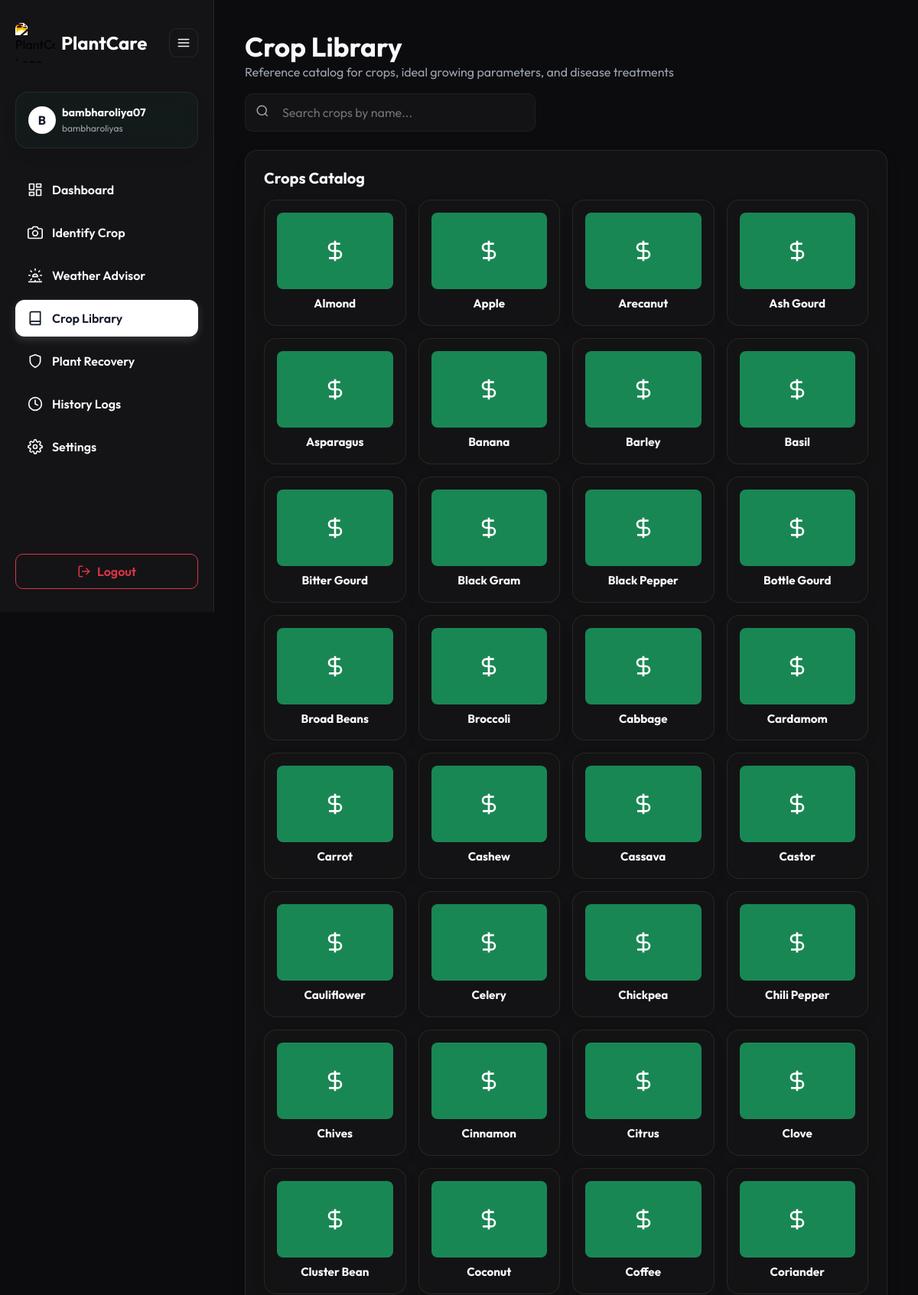
The app's page /library/ (signed in, upper part) with its own data.
### accounts/models.py (models this page shows, shortened)
class User(AbstractUser):
    LANGUAGE_CHOICES = [
        ('en', 'English'),
        ('hi', 'Hindi'),
        ('gu', 'Gujarati'),
    ]
    THEME_CHOICES = [
        ('light', 'Light'),
        ('dark', 'Dark'),
    ]
    phone_number = models.CharField(max_length=15, null=True, blank=True)
    profile_image = models.ImageField(upload_to='profiles/', null=True, blank=True)
    location_city = models.CharField(max_length=100, null=True, blank=True)
    latitude = models.FloatField(null=True, blank=True)
    longitude = models.FloatField(null=True, blank=True)
    farm_name = models.CharField(max_length=150, null=True, blank=True)
    farm_size_acres = models.FloatField(null=True, blank=True)
    preferred_language = models.CharField(
        max_length=2,
        choices=LANGUAGE_CHOICES,
        default='en'
    )
    theme_preference = models.CharField(
        max_length=5,
        choices=THEME_CHOICES,
        default='light'
    )
    created_at = models.DateTimeField(auto_now_add=True)
    updated_at = models.DateTimeField(auto_now=True)

### library/models.py (models this page shows, shortened)
class Crop(models.Model):
    name = models.CharField(max_length=100, unique=True)
    scientific_name = models.CharField(max_length=150)
    description = models.TextField()
    description_en = models.TextField(blank=True, null=True)
    description_hi = models.TextField(blank=True, null=True)
    description_gu = models.TextField(blank=True, null=True)
    image = models.ImageField(upload_to='crops/')
    ideal_temp_min_c = models.FloatField()
    ideal_temp_max_c = models.FloatField()
    ideal_humidity_min = models.FloatField()
    ideal_humidity_max = models.FloatField()
    soil_type = models.CharField(max_length=200, default='Loamy Soil')
    soil_type_en = models.CharField(max_length=200, blank=True, null=True)
    soil_type_hi = models.CharField(max_length=200, blank=True, null=True)
    soil_type_gu = models.CharField(max_length=200, blank=True, null=True)

### plantcare/views.py (the view, shortened to what this page needs)
# urls.py: path('library/', crop_library_view, name='crop_library'),
@login_required
def crop_library_view(request):
    search_query = request.GET.get('q', '').strip()
    disease_query = request.GET.get('disease_q', '').strip()
    selected_crop = None
    crop_id = request.GET.get('crop_id')
    error_msg = ""
    from accounts.models import APILimitTracker, SearchHistory
    from library.models import Crop, Disease, Fertilizer
    if search_query:
        SearchHistory.objects.create(
            user=request.user,
            query_type='crop',
            query_text=search_query
        )
    if disease_query:
        SearchHistory.objects.create(
            user=request.user,
            query_type='disease',
            query_text=disease_query
        )
    if crop_id:
        selected_crop = get_object_or_404(Crop, pk=crop_id)
    crops = Crop.objects.all().order_by('name')
    disease_results = []
    from plantcare.utils import get_localized_crop_name
    lang = getattr(request.user, 'preferred_language', 'en')
    for crop in crops:
        crop.localized_name = get_localized_crop_name(crop.name, lang)
    if selected_crop:
        selected_crop.localized_name = get_localized_crop_name(selected_crop.name, lang)
    context = {
        'crops': crops,
        'search_query': search_query,
        'disease_query': disease_query,
        'disease_results': disease_results,
        'selected_crop': selected_crop,
        'error_msg': error_msg,
    }
    return render(request, 'crop_library.html', context)

### plantcare/utils.py (called while the page is built)
def get_localized_crop_name(name, lang):
    trans = CROP_TRANSLATIONS.get(name)
    if trans and lang in trans:
        return trans[lang]
    return name

### templates/crop_library.html (shortened to what this page needs)
{% extends "base.html" %}
{% block content %}
<div class="d-flex flex-column gap-4 fade-in-up">
    <div class="d-flex justify-content-between align-items-center flex-wrap gap-3">
        <div>
            <h1 class="fw-bold m-0" style="font-size: 2.2rem;">{{ t.nav.library }}</h1>
            <p class="text-muted m-0">Reference catalog for crops, ideal growing parameters, and disease treatments</p>
        </div>
        <form method="get" class="d-flex align-items-center m-0" style="position: relative; width: 100%; max-width: 380px;">
            <input type="text" name="q" class="form-control ps-5" placeholder="{{ t.library.searchPlaceholder }}" value="{{ search_query }}">
            <svg width="18" height="18" viewBox="0 0 24 24" fill="none" stroke="var(--text-secondary)" stroke-width="2" style="position: absolute; left: 14px; top: 14px;">
                <circle cx="11" cy="11" r="8"></circle><line x1="21" y1="21" x2="16.65" y2="16.65"></line>
            </svg>
        </form>
    </div>
    <div class="row g-4">
        <div class="col-lg-{% if selected_crop %}5{% else %}12{% endif %} d-flex flex-column gap-4" style="transition: all 0.3s ease;">
            <div class="glass-panel p-4">
                <h5 class="fw-bold mb-3">Crops Catalog</h5>
                <div class="row row-cols-2 row-cols-md-3 row-cols-lg-{% if selected_crop %}2{% else %}4{% endif %} g-3">
                    {% for crop in crops %}
                    <div class="col">
                        <a href="?crop_id={{ crop.id }}{% if search_query %}&q={{ search_query }}{% endif %}{% if disease_query %}&disease_q={{ disease_query }}{% endif %}" class="text-decoration-none">
                            <div class="glass-panel p-3 text-center h-100 {% if selected_crop.id == crop.id %}bg-success bg-opacity-10 border-success{% endif %}" style="transition: transform 0.2s;">
                                <div class="rounded-3 bg-success bg-opacity-5 d-flex align-items-center justify-content-center overflow-hidden mb-2" style="height: 100px;">
                                    {% if crop.image %}
                                    <img src="{{ crop.image.url }}" alt="{{ crop.name }}" style="width: 100%; height: 100%; object-fit: cover;">
                                    {% else %}
                                    <svg width="32" height="32" viewBox="0 0 24 24" fill="none" stroke="var(--primary)" stroke-width="2"><path d="M12 2v20M17 5H9.5a3.5 3.5 0 0 0 0 7h5a3.5 3.5 0 0 1 0 7H6"></path></svg>
                                    {% endif %}
                                </div>
                                <span class="fw-bold text-dark d-block text-truncate" style="font-size: 0.95rem;">{{ crop.localized_name|default:crop.name }}</span>
                            </div>
                        </a>
                    </div>
                    {% empty %}
                    <div class="col-12 text-center text-muted py-4">No crops found matching that search.</div>
                    {% endfor %}
                </div>
            </div>
        </div>
    </div>
</div>
{% endblock %}

### templates/base.html (shortened to what this page needs)
<!DOCTYPE html>
<html lang="{{ current_language }}" class="{% if current_theme == 'dark' %}dark{% endif %}">
<head>
    <link href="https://cdn.jsdelivr.net/npm/bootstrap@5.3.3/dist/css/typeahead.min.css" rel="stylesheet">
    <link href="https://cdn.jsdelivr.net/npm/bootstrap@5.3.3/dist/css/bootstrap.min.css" rel="stylesheet">
</head>
<body>
    {% if request.user.is_authenticated %}
    <aside class="sidebar">
        <div class="d-flex align-items-center justify-content-between mb-2 w-100 brand-header-container">
            <div class="d-flex align-items-center gap-2 brand-logo-text">
                <img src="/media/logo.png" alt="PlantCare Logo" class="brand-logo-img" width="52" height="52" style="border-radius: 8px; object-fit: cover;">
                <h4 class="m-0 fw-bold brand-text">PlantCare</h4>
            </div>
            <button class="sidebar-toggle-btn" id="sidebarToggleBtn" title="Toggle sidebar">
                <svg width="18" height="18" viewBox="0 0 24 24" fill="none" stroke="currentColor" stroke-width="2" stroke-linecap="round" stroke-linejoin="round"><line x1="3" y1="12" x2="21" y2="12"></line><line x1="3" y1="6" x2="21" y2="6"></line><line x1="3" y1="18" x2="21" y2="18"></line></svg>
            </button>
        </div>
        <div class="glass-panel p-3 user-card-detail d-flex align-items-center gap-2" style="background: rgba(16, 185, 129, 0.04);">
            <div class="rounded-circle d-flex align-items-center justify-content-center fw-bold user-avatar-circle" style="width: 36px; height: 36px; flex-shrink: 0;">
                {{ request.user.username|slice:":1"|upper }}
            </div>
            <div class="overflow-hidden user-detail-text">
                <div class="fw-bold text-truncate" style="font-size: 0.9rem;">{{ request.user.username }}</div>
                <div class="text-muted text-truncate" style="font-size: 0.75rem;">{{ request.user.farm_name|default:"My Farm" }}</div>
            </div>
        </div>
        <nav class="d-flex flex-column gap-2 flex-grow-1">
            <a href="{% url 'dashboard' %}" class="nav-link-custom {% if request.resolver_match.url_name == 'dashboard' %}active{% endif %}">
                <span>{{ t.nav.dashboard }}</span>
            </a>
            <a href="{% url 'scan_upload' %}" class="nav-link-custom {% if request.resolver_match.url_name == 'scan_upload' %}active{% endif %}">
                <svg width="20" height="20" viewBox="0 0 24 24" fill="none" stroke="currentColor" stroke-width="2" stroke-linecap="round" stroke-linejoin="round"><path d="M23 19a2 2 0 0 1-2 2H3a2 2 0 0 1-2-2V8a2 2 0 0 1 2-2h4l2-3h6l2 3h4a2 2 0 0 1 2 2z"></path><circle cx="12" cy="13" r="4"></circle></svg>
                <span>{{ t.nav.scan }}</span>
            </a>
            <a href="{% url 'weather_advisor' %}" class="nav-link-custom {% if request.resolver_match.url_name == 'weather_advisor' %}active{% endif %}">
                <span>{{ t.nav.weather }}</span>
            </a>
            <a href="{% url 'crop_library' %}" class="nav-link-custom {% if request.resolver_match.url_name == 'crop_library' %}active{% endif %}">
                <svg width="20" height="20" viewBox="0 0 24 24" fill="none" stroke="currentColor" stroke-width="2" stroke-linecap="round" stroke-linejoin="round"><path d="M4 19.5A2.5 2.5 0 0 1 6.5 17H20"></path><path d="M6.5 2H20v20H6.5A2.5 2.5 0 0 1 4 19.5v-15A2.5 2.5 0 0 1 6.5 2z"></path></svg>
                <span>{{ t.nav.library|default:"Crop Library" }}</span>
            </a>
            <a href="{% url 'recovery_list' %}" class="nav-link-custom ">
                <svg width="20" height="20" viewBox="0 0 24 24" fill="none" stroke="currentColor" stroke-width="2" stroke-linecap="round" stroke-linejoin="round"><path d="M12 22s8-4 8-10V5l-8-3-8 3v7c0 6 8 10 8 10z"></path></svg>
                <span>Plant Recovery</span>
            </a>
            <a href="{% url 'history' %}" class="nav-link-custom {% if request.resolver_match.url_name == 'history' %}active{% endif %}">
                <svg width="20" height="20" viewBox="0 0 24 24" fill="none" stroke="currentColor" stroke-width="2" stroke-linecap="round" stroke-linejoin="round"><circle cx="12" cy="12" r="10"></circle><polyline points="12 6 12 12 16 14"></polyline></svg>
                <span>History Logs</span>
            </a>
            <a href="{% url 'profile_settings' %}" class="nav-link-custom {% if request.resolver_match.url_name == 'profile_settings' %}active{% endif %}">
                <span>{{ t.nav.profile }}</span>
            </a>
        </nav>
        <div class="d-flex flex-column gap-3 bottom-controls">
            <a href="{% url 'logout' %}" class="btn btn-outline-danger w-100 d-flex align-items-center justify-content-center gap-2" style="border-radius: 10px; font-weight: 600; padding: 10px;">
                <svg width="18" height="18" viewBox="0 0 24 24" fill="none" stroke="currentColor" stroke-width="2" stroke-linecap="round" stroke-linejoin="round"><path d="M9 21H5a2 2 0 0 1-2-2V5a2 2 0 0 1 2-2h4"></path><polyline points="16 17 21 12 16 7"></polyline><line x1="21" y1="12" x2="9" y2="12"></line></svg>
                <span>{{ t.nav.logout }}</span>
            </a>
        </div>
    </aside>
    {% endif %}
    <main class="{% if request.user.is_authenticated %}main-content{% else %}container-fluid p-0{% endif %} d-flex flex-column min-vh-100">
        <div class="d-flex flex-column flex-grow-1">
            {% block content %}{% endblock %}
        </div>
    </main>
</body>
</html>

### templates/base.html (style rules this page uses)
:root { --font-family: 'Outfit', -apple-system, sans-serif; --bg-app: #f9fafb; --bg-sidebar: #ffffff; --bg-card: rgba(255, 255, 255, 0.9); --border-card: rgba(17, 24, 39, 0.08); --text-primary: #111827; --text-secondary: #4b5563; --primary: #111827; --primary-hover: #1f2937; --primary-glow: rgba(17, 24, 39, 0.08); --danger: #ff3366; --danger-bg: #ffe6eb; --success: #111827; --success-bg: rgba(17, 24, 39, 0.05); --warning: #f59e0b; --warning-bg: #fef3c7; --border-radius: 16px; --transition: all 0.25s ease; }
html.dark { --bg-app: #0c0c0e; --bg-sidebar: #141416; --bg-card: rgba(20, 20, 22, 0.85); --border-card: rgba(255, 255, 255, 0.08); --text-primary: #f9fafb; --text-secondary: #9ca3af; --primary: #ffffff; --primary-hover: #f3f4f6; --primary-glow: rgba(255, 255, 255, 0.1); --success: #ffffff; --success-bg: rgba(255, 255, 255, 0.1); --danger: #ff204e; --danger-bg: rgba(255, 32, 78, 0.1); }
html.dark .text-dark { color: var(--text-primary) !important; }
html.dark .text-muted { color: var(--text-secondary) !important; }
html.dark input::placeholder, html.dark textarea::placeholder { color: rgba(255, 255, 255, 0.4) !important; }
html.dark .form-control { color: var(--text-primary) !important; background-color: rgba(255, 255, 255, 0.03) !important; }
body { font-family: var(--font-family); background-color: var(--bg-app); color: var(--text-primary); min-height: 100vh; transition: var(--transition); }
.sidebar { width: 280px; background-color: var(--bg-sidebar); border-right: 1px solid var(--border-card); height: 100vh; position: fixed; top: 0; left: 0; padding: 30px 20px; display: flex; flex-direction: column; gap: 30px; z-index: 100; transition: var(--transition); }
.main-content { margin-left: 280px; padding: 40px; min-height: 100vh; transition: var(--transition); }
.glass-panel { background: var(--bg-card); backdrop-filter: blur(12px); -webkit-backdrop-filter: blur(12px); border: 1px solid var(--border-card); border-radius: var(--border-radius); box-shadow: 0 8px 24px rgba(0, 0, 0, 0.04); transition: var(--transition); }
.nav-link-custom { display: flex; align-items: center; gap: 12px; padding: 12px 16px; border-radius: 12px; color: var(--text-primary); text-decoration: none; font-weight: 600; transition: var(--transition); }
.nav-link-custom.active { background: #111827 !important; color: #ffffff !important; box-shadow: 0 4px 12px rgba(17, 24, 39, 0.15); }
html.dark .nav-link-custom.active { background: #ffffff !important; color: #111827 !important; box-shadow: 0 4px 12px rgba(255, 255, 255, 0.15); }
.form-control, .form-select { background-color: rgba(255,255,255,0.05); border: 1px solid var(--border-card); color: var(--text-primary); border-radius: 10px; padding: 12px; transition: var(--transition); }
.user-avatar-circle { background-color: #111827; color: #ffffff; transition: var(--transition); }
html.dark .user-avatar-circle { background-color: #ffffff; color: #111827; }
.sidebar-toggle-btn { background: none; border: 1px solid var(--border-card); border-radius: 10px; width: 38px; height: 38px; display: flex; align-items: center; justify-content: center; cursor: pointer; color: var(--text-primary); transition: var(--transition); flex-shrink: 0; }
.brand-logo-img { transition: var(--transition); filter: brightness(0.5) contrast(1.5); }
html.dark .brand-logo-img { filter: invert(1) brightness(4) contrast(2); }
.brand-text { color: #111827 !important; transition: var(--transition); }
html.dark .brand-text { color: #ffffff !important; }

### records on screen
User: user.username "B", user.username "bambharoliya07", user.farm_name "bambharoliyas"
Crop: localized_name "Almond"
Crop: localized_name "Apple"
Crop: localized_name "Arecanut"
Crop: localized_name "Ash Gourd"
Crop: localized_name "Asparagus"
Crop: localized_name "Banana"
Crop: localized_name "Barley"
Crop: localized_name "Basil"
Crop: localized_name "Bitter Gourd"
Crop: localized_name "Black Gram"
Crop: localized_name "Black Pepper"
Crop: localized_name "Bottle Gourd"
Crop: localized_name "Broad Beans"
Crop: localized_name "Broccoli"
Crop: localized_name "Cabbage"
Crop: localized_name "Cardamom"
Crop: localized_name "Carrot"
Crop: localized_name "Cashew"
Crop: localized_name "Cassava"
Crop: localized_name "Castor"
Crop: localized_name "Cauliflower"
Crop: localized_name "Celery"
Crop: localized_name "Chickpea"
Crop: localized_name "Chili Pepper"
Crop: localized_name "Chives"
Crop: localized_name "Cinnamon"
Crop: localized_name "Citrus"
Crop: localized_name "Clove"
Crop: localized_name "Cluster Bean"
Crop: localized_name "Coconut"
Crop: localized_name "Coffee"
Crop: localized_name "Coriander"

### other values on screen
{{ t.nav.dashboard }} "Dashboard"
{{ t.nav.scan }} "Identify Crop"
{{ t.nav.weather }} "Weather Advisor"
{{ t.nav.library|default:"Crop Library" }} "Crop Library"
{{ t.nav.profile }} "Settings"
{{ t.nav.logout }} "Logout"
{{ t.nav.library }} "Crop Library"
